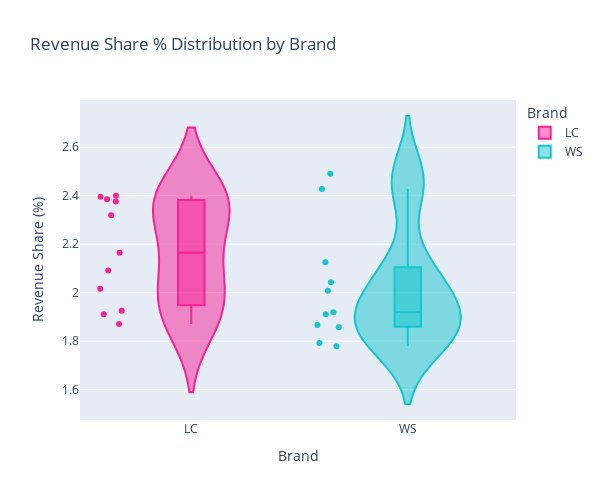

This figure's notebook cell:
### Code cell
fig = px.violin(
    top_stores,
    x='Brand',
    y='RevenueSharePct',
    box=True,  # Add embedded box plot
    points='all',  # Show all data points
    title='Revenue Share % Distribution by Brand',
    color='Brand',
    color_discrete_map=brand_colors
)
fig.update_layout(
    yaxis_title='Revenue Share (%)',
    xaxis_title='Brand',
    height=500,
    width=600
)
fig.show()

### Figure 1 — Plotly figure (JSON) as saved in the notebook; plotly's stock layout.template omitted (floating-point values rounded to 4 significant figures)
{"data": [{"alignmentgroup": "True", "box": {"visible": true}, "hovertemplate": "Brand=%{x}<br>RevenueSharePct=%{y}<extra></extra>", "legendgroup": "LC", "marker": {"color": "rgb(246, 35, 151)"}, "name": "LC", "offsetgroup": "LC", "orientation": "v", "points": "all", "scalegroup": "True", "showlegend": true, "type": "violin", "x": ["LC", "LC", "LC", "LC", "LC", "LC", "LC", "LC", "LC", "LC", "LC"], "x0": " ", "xaxis": "x", "y": [1.911, 2.385, 2.319, 2.4, 2.165, 2.396, 1.926, 2.376, 2.091, 1.871, 2.016], "y0": " ", "yaxis": "y"}, {"alignmentgroup": "True", "box": {"visible": true}, "hovertemplate": "Brand=%{x}<br>RevenueSharePct=%{y}<extra></extra>", "legendgroup": "WS", "marker": {"color": "rgb(22, 198, 206)"}, "name": "WS", "offsetgroup": "WS", "orientation": "v", "points": "all", "scalegroup": "True", "showlegend": true, "type": "violin", "x": ["WS", "WS", "WS", "WS", "WS", "WS", "WS", "WS", "WS", "WS", "WS"], "x0": " ", "xaxis": "x", "y": [2.125, 1.911, 1.919, 1.779, 1.793, 1.866, 2.428, 1.857, 2.008, 2.49, 2.043], "y0": " ", "yaxis": "y"}], "layout": {"height": 500, "legend": {"title": {"text": "Brand"}, "tracegroupgap": 0}, "title": {"text": "Revenue Share % Distribution by Brand"}, "violinmode": "overlay", "width": 600, "xaxis": {"anchor": "y", "categoryarray": ["LC", "WS"], "categoryorder": "array", "domain": [0, 1], "title": {"text": "Brand"}}, "yaxis": {"anchor": "x", "domain": [0, 1], "title": {"text": "Revenue Share (%)"}}}}
